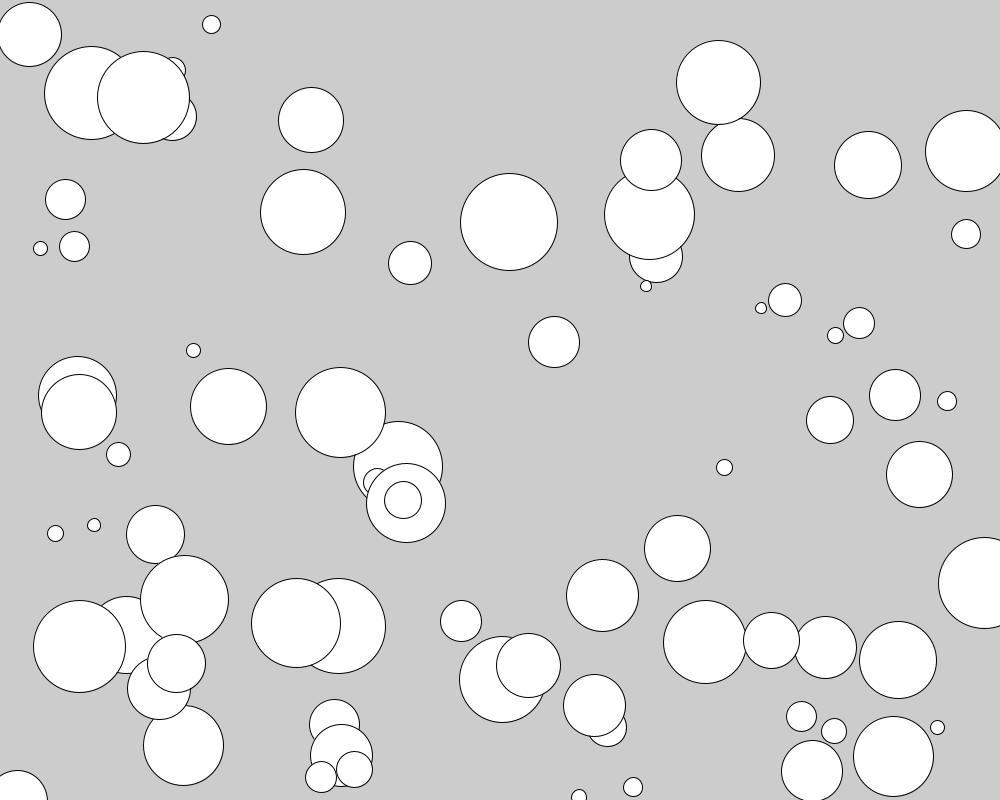
Frame 1 (no input)
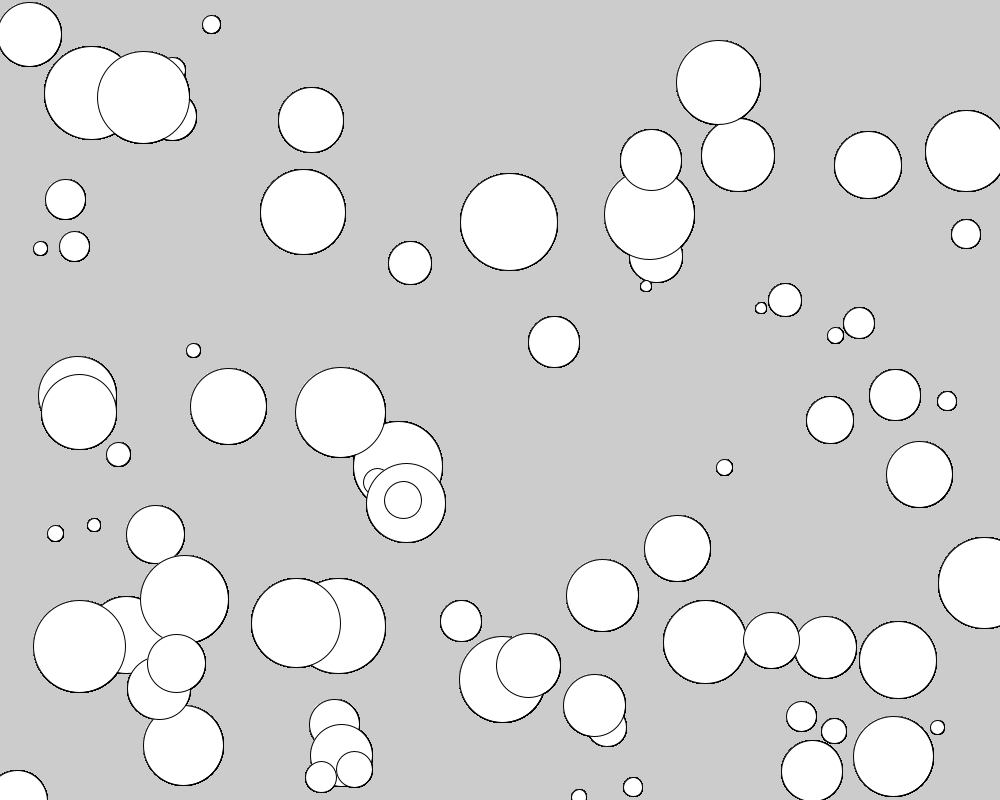
Frame 60 (the mouse pressed at the canvas centre just before this capture)
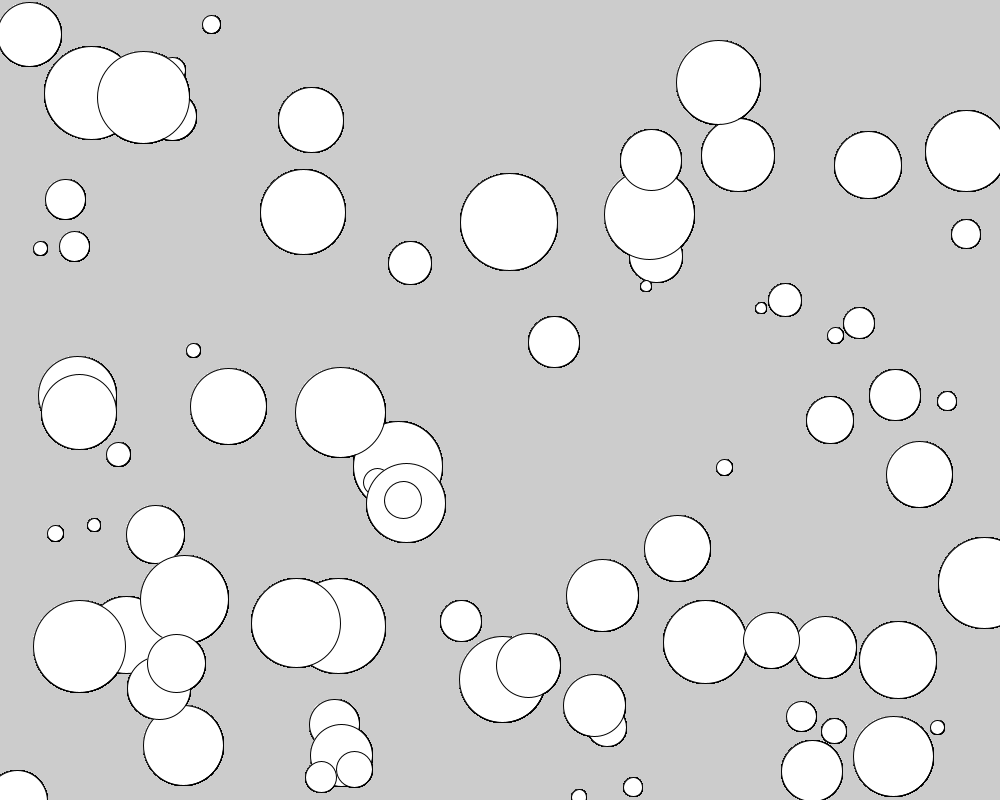
Frame 120 (the mouse held since frame 60 and released just before this capture)

The Processing sketch that drew these frames (run headless with seeded random() and noise(); from frame 60 on, the mouse is pressed at the canvas centre):

// Processing sketch: yuans_class_in_class
// ── yuans_class_in_class.pde
yuans y;

void setup(){
  size(1000,800);
  y = new yuans(100);
}

void draw(){
  y.display();
}

public class yuan{
  int r;
  PVector pos;
  yuan(int _r, int x, int y){
    r = _r;
    pos = new PVector(x,y);
  }
  
  void display(){
    ellipse(pos.x, pos.y, r,r);
  }
}

public class yuans{
  yuan[] test;
  yuans(int n){
    test = new yuan[n];
    for (int i = 0; i < n; i++){
      test[i] = new yuan(int(random(10,100)),int(random(10,1000)), int(random(10,1000)));
    }
  }
  
  void display(){
    for(int i = 0; i < test.length; i++){
      test[i].display();
    }
  }
}
